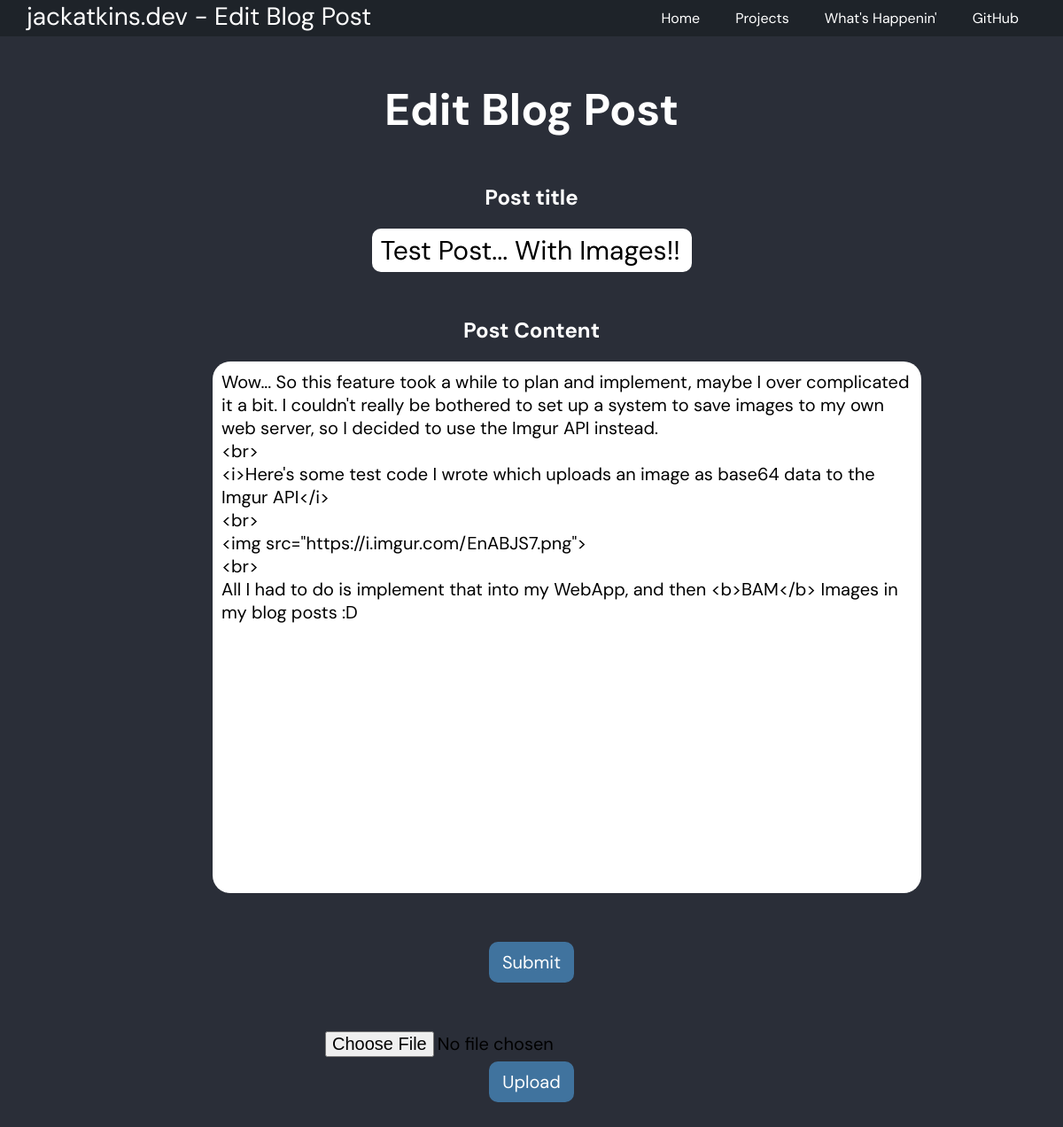
/admin/blog/posts/edit/2/ (signed in), run on an earlier commit of the app's database.
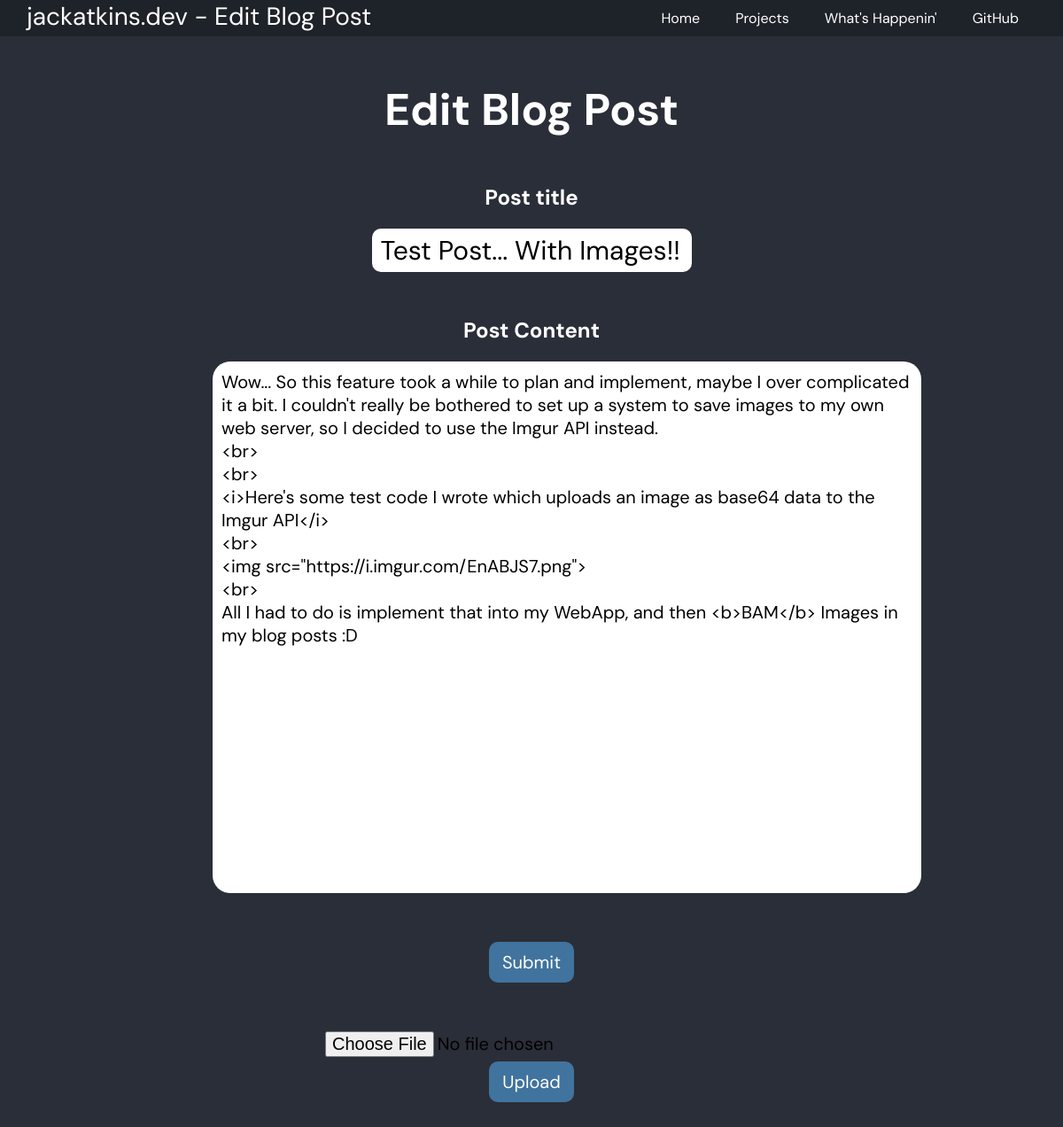
And on a later commit of the database.
### app.py (models this page shows)
class BlogPost(db.Model):
    id = db.Column(db.Integer, primary_key=True)
    created = db.Column(db.DateTime)
    title = db.Column(db.String(100))
    content = db.Column(db.Text)

### app.py (the view)
@app.route("/admin/blog/posts/edit/<id>/", methods=["GET", "POST"])
def editpost(id):
    try:
        if session["admin_user"]:
            if request.method == "POST":
                title = request.form["title"]
                content = request.form["content"]
                post = BlogPost.query.filter_by(id=id).first()
                if post:
                    post.title = title
                    post.content = content
                    db.session.commit()
                    return redirect(url_for("blogposts"))
                else:
                    return redirect(url_for("blogposts"))
            else:
                post = BlogPost.query.filter_by(id=id).first()
                if post:
                    return render_template("editpost.html", post=post)
                else:
                    return redirect(url_for("blogposts"))
    except KeyError:
        return redirect(url_for("login"))

### templates/editpost.html (shortened to what this page needs)
{% extends "base.html" %}
{% block navtitle %}Edit Blog Post{% endblock %}
{% block content %}
<div class="content-break">
    <h1>Edit Blog Post</h1>
    <form class="content-break" method="post">
        <h2>Post title</h2>
        <input type="text" name="title" class="content-break-small" style="font-size: 30px;" maxlength="100" value="{{ post.title }}"">
        <h2 class="content-break">Post Content</h2>
        <textarea name="content" class="content-break-small">{{ post.content }}</textarea>
        <br>
        <input type="submit" class="submit content-break">
    </form>
    <form class="content-break">
        <input class="file-upload" type="file" name="image">
    </form>
    <button onclick="readFile()">Upload</button>
</div>
{% endblock %}

### templates/base.html (shortened to what this page needs)
<!DOCTYPE html>
<html>
    <head>
        <link rel="stylesheet" type="text/css" href="{{ url_for('static', filename='css/global.css') }}">
    </head>
    <body>
        <nav>
            <p id="title">jackatkins.dev - {% block navtitle %}{% endblock %}</p>
            <ul>
                <a href="https://github.com/J4CKINS"><li class="github">GitHub</li></a>
                <a href="{{ url_for('blog') }}"><li>What's Happenin'</li></a>
                <a href="{{ url_for('projects') }}"><li>Projects</li></a>
                <a href="{{ url_for('home') }}"><li>Home</li></a>
            </ul>
        </nav>
        <div class="wrapper fadein">
            {% block content %}
            {% endblock %}
        </div>
    </body>
</html>

### static/css/global.css (style rules this page uses)
* { margin: 0px; box-sizing: border-box; font-family: 'DM Sans', sans-serif; color: white; }
body { background-color: #2a2e38; }
h1 { font-size: 50px; }
p { font-size: 20px; }
button { font-size: 20px; background-color: #40739e; padding: 10px 15px; margin: 0px 10px; border-radius: 10px; border: none; transition: all ease-in .2s; -webkit-transition: all ease-in .2s; -moz-transition: all ease-in .2s; -o-transition: all ease-in .2s; }
input { font-size: 20px; padding: 5px 10px; border-radius: 10px; border: none; color:black; transition: all ease-in .2s; }
textarea { resize: none; background-color: white; color: black; border: none; border-radius: 20px; font-size: 20px; width:800px; height:600px; padding: 10px 10px; }
.wrapper { float: left; text-align: center; width: 100%; padding: 0 20% 70px 20%; opacity: 0; padding-top: 15px; transition: all ease-in 1s; -webkit-transition: all ease-in 1s; -moz-transition: all ease-in 1s; -o-transition: all ease-in 1s; }
.content-break { margin-top: 50px; }
.content-break-small { margin-top: 20px; }
.submit { color:white; font-size: 20px; background-color: #40739e; padding: 10px 15px; border-radius: 10px; border: none; transition: all ease-in .2s; -webkit-transition: all ease-in .2s; -moz-transition: all ease-in .2s; -o-transition: all ease-in .2s; }
nav { background-color: #1e2329; width: 100%; float: left; }
nav p { float: left; margin-left: 30px; color: white; font-size: 28px; }
nav ul { float: right; list-style-type: none; overflow: hidden; margin-right: 30px; }
nav a { float: right; color: white; text-decoration: none; }
nav li { padding: 10px 20px 10px 20px; }

What changed in the data, as far as the page shows it:
changed BlogPost "Test Post... With Images!!": content "…Imgur API instead. <br> <i>Here's some test code…" → "…Imgur API instead. <br> <br> <i>Here's some test code…"
